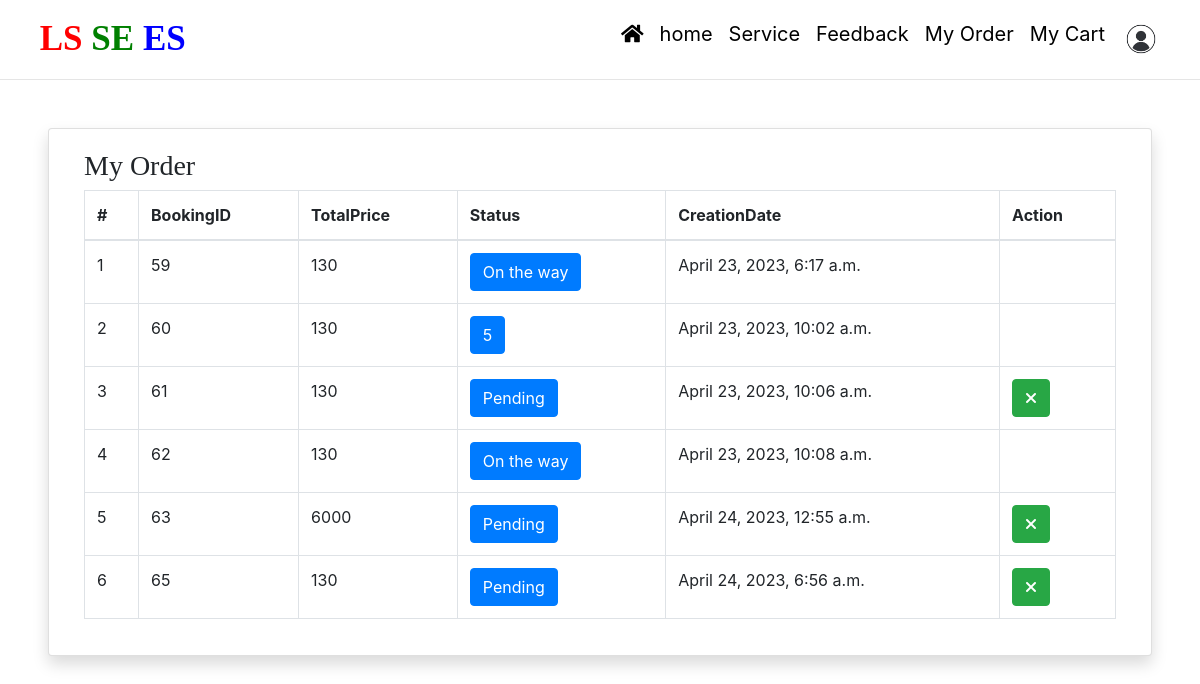
Screenshot of /my-order/ (signed in) with the database file from the repository.
### LocalApp/models.py (models this page shows, shortened)
class Booking(models.Model):
    user = models.ForeignKey(User, on_delete=models.CASCADE, null=True, blank=True)
    product = models.TextField(default={'objects': []}, null=True, blank=True)
    total = models.CharField(max_length=100, null=True, blank=True)
    status = models.IntegerField(choices=ORDERSTATUS, default=1)
    created = models.DateTimeField(auto_now_add=True)
    updated = models.DateTimeField(auto_now=True)

### LocalApp/views.py (the view)
# urls.py: path('my-order/', myOrder, name="myorder"),
def myOrder(request):
    order = Booking.objects.filter(user=request.user)
    return render(request, "my-order.html", locals())

### LocalApp/templates/my-order.html (shortened to what this page needs)
<!DOCTYPE html>
{% load static %}
<html lang="en">
<head>
    <link rel="stylesheet" href="https://cdnjs.cloudflare.com/ajax/libs/font-awesome/6.2.1/css/all.min.css" />
</head>
<body>
{% include 'navigation.html' %}
<hr class="mt-0">
<div class="card shadow m-5" id="myorder">
    <div class="card-body">
        <div class="container-fluid">
            <h3 style="font-family:roman">My Order</h3>
            <table class="table table-bordered" style="width:100%">
                <thead>
                <tr>
                    <th>#</th>
                    <th>BookingID</th>
                    <th>TotalPrice</th>
                    <th>Status</th>
                    <th>CreationDate</th>
                    <th>Action</th>
                </tr>
                </thead>
                <tbody>
                {% for i in order %}
                <tr>
                    <td>{{forloop.counter}}</td>
                    <td>{{i.id}}</td>
                    <td>{{i.total}}</td>
                   <td> <a href="/user-order-track/{{i.id}}/" class="btn btn-primary" title="Track Status">{{i.get_status_display}}</a></td>
                    <td>{{i.created}}</td>
                    <td>
                        {% if i.status < 2 %}
                            <a href="/change-order-status/{{i.id}}/?status=5" class="btn btn-success" title="Cancel Order"><i class="fa-solid fa-xmark"></i></a>
                        {% endif %}
                    </td>
                </tr>
                {% endfor %}
                </tbody>
            </table>
        </div>
    </div>
</div>
</body>
</html>

### LocalApp/static/css/mystyle.css (style rules this page uses)
html { scroll-behavior:smooth; }

### rows the page displays
Booking: id "59", total "130", status "On the way", created "April 23, 2023, 6:17 a.m."
Booking: id "60", total "130", status "5", created "April 23, 2023, 10:02 a.m."
Booking: id "61", total "130", status "Pending", created "April 23, 2023, 10:06 a.m."
Booking: id "62", total "130", status "On the way", created "April 23, 2023, 10:08 a.m."
Booking: id "63", total "6000", status "Pending", created "April 24, 2023, 12:55 a.m."
Booking: id "65", total "130", status "Pending", created "April 24, 2023, 6:56 a.m."
